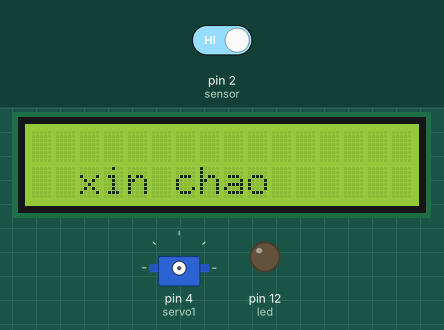
The sketch below on a simulated Arduino Uno, built with avr-gcc and run on an emulated ATmega328P. On the bench: 16×2 character LCD, servo, output pins drawn as LEDs (lit = HIGH). Inputs (shaded band) come from the test bench; at power-on: pin 2 (sensor) HIGH.

Above: at 0.1 s.
At 1.1 s:
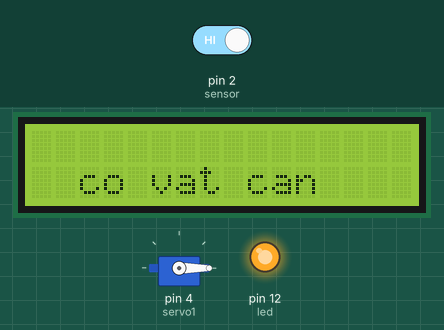
Timing chart, 0 to 3.6 s (numbered marks = the images above):
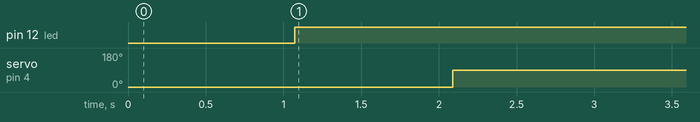

Measured:
- by itself, pin 12 (led): LOW → HIGH at 1.1 s
- by itself, servo on pin 4 (servo1): 0° → 90° at 2.1 s

The sketch:

project.ino
```cpp
#include <Wire.h>
#include <Servo.h>            // Thư viện servo
#include <LiquidCrystal_I2C.h>  // thư viện lcd_i2c
LiquidCrystal_I2C lcd(0x27,16,2);   // khai báo lcd 16 x2 nếu các bạn sử dụng loại 20 thì thay 16 bằng 20
#define sensor 2                    // khai báo sử dụng chân số 2 làm chân cảm biến
Servo servo1;

int  mysensor;                      // biến lưu trạng thái chân sensor 1 hoặc 0
int  lastsensor;                    // biến lưu trạng thái chân lúc sau
int  led = 12;
void setup()
{
  lcd.init();                         // khởi tạo LCD
  lcd.backlight();                     // BẬT ĐÈN NỀN LCD
  lcd.setCursor(0,0);                  // ĐƯA CON TRỎ TỚI CỘT 0 HÀNG 0
  lcd.setCursor(2,1);                  // ĐƯA CON TRỎ TỚI CỘT 3 HÀNG 1
  lcd.print("xin chao ");
  delay(1000);
  pinMode(sensor,INPUT);              // khai báo chân sensor input
  pinMode(led, OUTPUT);
  servo1.attach(4);                   // khai báo sử dụng chân số 4 làm chân servo
  }
  void loop()
  {
    mysensor = digitalRead(sensor);   // đọc trạng thái chân sensor và lưu vào biến mysensor
    if(mysensor!=lastsensor && mysensor==1)
    {
      digitalWrite(led, HIGH);
      lcd.clear();
      lcd.setCursor(2,1);
      lcd.print("co vat can");
      servo1.write(0);
      delay(1000);
      servo1.write(90);
      //delay(1000);
      //servo1.write(90);
      }
      lastsensor = mysensor;
      lcd.clear();
   }
```
